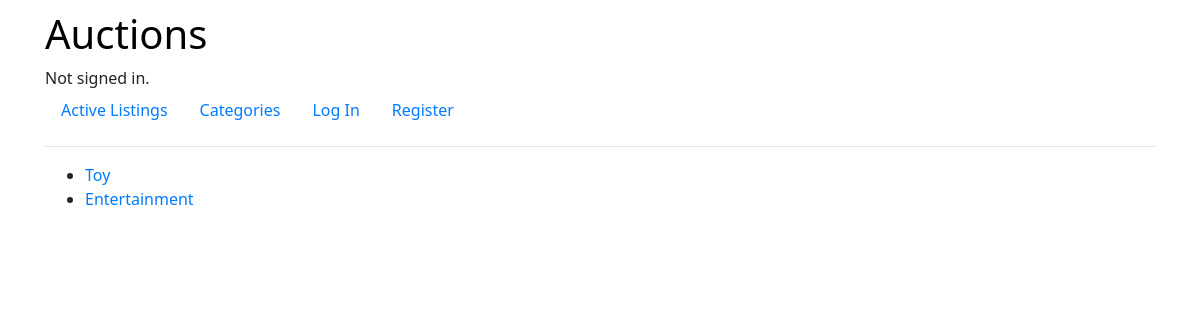
/categories, run on an earlier commit of the app's database.
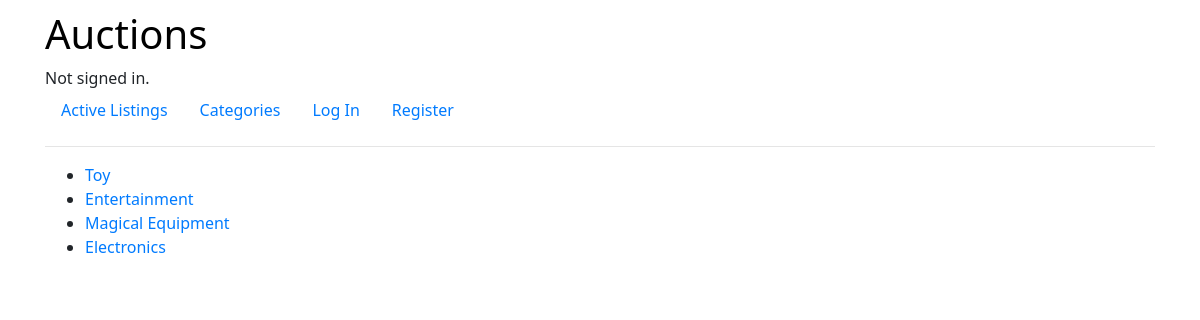
And on a later commit of the database.
### auctions/models.py (models this page shows)
class Category(models.Model):
    name = models.CharField(max_length=256)
    def __str__(self):
        return f"{self.name}"

### auctions/views.py (the view)
# urls.py: path("categories", views.showCategories, name="categories"),
def showCategories(request):
    CategoryList = Category.objects.all()
    return render(request, "auctions/categories.html", {
        'CategoryList': CategoryList
    })

### auctions/templates/auctions/categories.html (shortened to what this page needs)
{% extends "auctions/layout.html" %}
{% block body %}
<ul>
    {% for category in CategoryList %}
        <li>
            <a href="{% url 'auctions:category' category.id %}">{{ category }}</a>
        </li>
    {% endfor %}
</ul>
{% endblock %}

What changed in the data, as far as the page shows it:
added Category: name "Magical Equipment"
added Category: name "Electronics"
